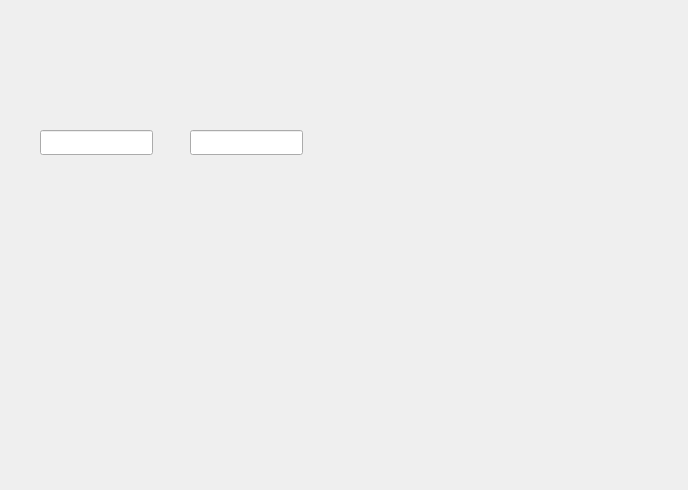
<?xml version="1.0" encoding="UTF-8"?>
<ui version="4.0">
 <class>Updater</class>
 <widget class="QDialog" name="Updater">
  <property name="geometry">
   <rect>
    <x>0</x>
    <y>0</y>
    <width>688</width>
    <height>490</height>
   </rect>
  </property>
  <property name="windowTitle">
   <string>Dialog</string>
  </property>
  <widget class="QLineEdit" name="lineEdit">
   <property name="geometry">
    <rect>
     <x>40</x>
     <y>130</y>
     <width>113</width>
     <height>25</height>
    </rect>
   </property>
  </widget>
  <widget class="QLineEdit" name="lineEdit_2">
   <property name="geometry">
    <rect>
     <x>190</x>
     <y>130</y>
     <width>113</width>
     <height>25</height>
    </rect>
   </property>
  </widget>
 </widget>
 <resources/>
 <connections/>
</ui>
